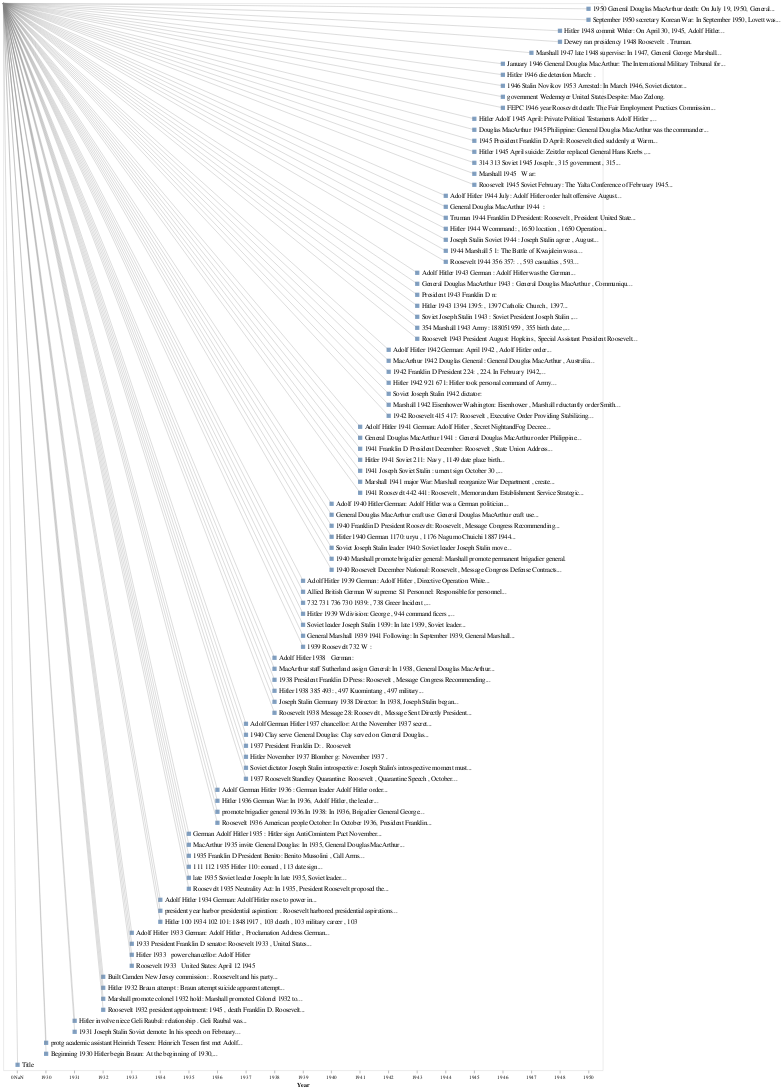

Notebook code cell kept with this figure:
### Markdown cell above
### Timeline creation

### Code cell
import altair as alt
alt.data_transformers.enable('default', max_rows=None)

data = pd.read_csv("/content/drive/Shared drives/NLP Project Group30/new_df_results.csv", header=None, names=["Year","Paragraph" ,"Summary","Title"])

color_scheme = alt.Scale(
    range=['#1A237E', '#283593', '#303F9F', '#3949AB'],
    type='ordinal'
)

chart = alt.Chart(data).mark_square(size=60, stroke=None).encode(
    x=alt.X('yearmonth(Year):O', axis=alt.Axis(title='Year', domain=False)),
    y=alt.Y('Title:N', sort='-x', axis=None),
    tooltip=['Title', 'Summary']
).properties(
    width=1090
)

text = chart.mark_text(
    align='left',
    baseline='middle',
    dx=8,
    color='black',
    fontSize=12
).encode(
    text=alt.Text('Title:N'),
    x=alt.X('yearmonth(Year):O', axis=alt.Axis(title='', tickCount=30, format='%Y')),
    y=alt.Y('Title:N', sort='-x'),
)

text.configure_mark(
    width=chart.width,
    height=chart.height
)

line = chart.mark_rule(
    color='gray',
    strokeWidth=0.5
).encode(
    y=alt.Y('Title:N', sort='-x'),
)

timeline = chart + text + line

timeline.configure_view(
    fill='rgba(0, 0, 0, 0)',
    stroke=None,
    strokeWidth=0,
).configure_title(
    font='Helvetica',
    fontSize=24,
    fontWeight='bold',
    fontStyle='italic',
    anchor='start',
    color='black'
).configure_axis(
    labelFont='Arial',
    labelFontSize=14,
    labelFontWeight='normal',
    labelFontStyle='italic',
    titleFont='Verdana',
    titleFontSize=18,
    titleFontWeight='bold',
    titleFontStyle='normal',
    tickSize=5,
    tickColor='gray',
    labelColor='black'
).configure_legend(
    titleFont='Helvetica',
    titleFontSize=16,
    titleFontWeight='bold',
    titleFontStyle='normal',
    labelFont='Arial',
    labelFontSize=14,
    labelColor='black'
).configure_legend(
    symbolStrokeWidth=3,
    symbolSize=300
)

timeline
